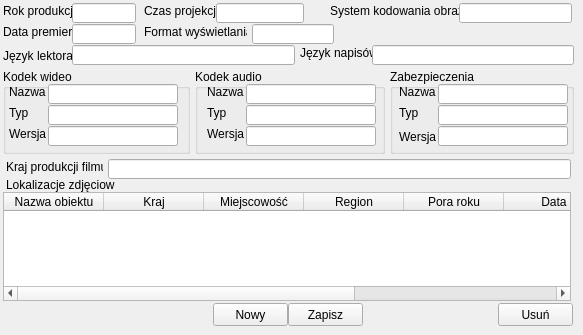
    <widget class="QWidget" name="IOF">
     <attribute name="title">
      <string>Info o filmie</string>
     </attribute>
     <widget class="QLabel" name="label_24">
      <property name="geometry">
       <rect>
        <x>3</x>
        <y>3</y>
        <width>73</width>
        <height>16</height>
       </rect>
      </property>
      <property name="text">
       <string>Rok produkcji</string>
      </property>
     </widget>
     <widget class="QLineEdit" name="lineEdit_RokProd">
      <property name="geometry">
       <rect>
        <x>72</x>
        <y>3</y>
        <width>64</width>
        <height>20</height>
       </rect>
      </property>
     </widget>
     <widget class="QLabel" name="label_25">
      <property name="geometry">
       <rect>
        <x>144</x>
        <y>3</y>
        <width>73</width>
        <height>16</height>
       </rect>
      </property>
      <property name="text">
       <string>Czas projekcji</string>
      </property>
     </widget>
     <widget class="QLineEdit" name="lineEdit_CzasProj">
      <property name="geometry">
       <rect>
        <x>216</x>
        <y>3</y>
        <width>88</width>
        <height>20</height>
       </rect>
      </property>
     </widget>
     <widget class="QLabel" name="label_26">
      <property name="geometry">
       <rect>
        <x>330</x>
        <y>3</y>
        <width>130</width>
        <height>16</height>
       </rect>
      </property>
      <property name="text">
       <string>System kodowania obrazu</string>
      </property>
     </widget>
     <widget class="QLineEdit" name="lineEdit_SysKodObr">
      <property name="geometry">
       <rect>
        <x>459</x>
        <y>3</y>
        <width>113</width>
        <height>20</height>
       </rect>
      </property>
     </widget>
     <widget class="QLabel" name="label_27">
      <property name="geometry">
       <rect>
        <x>3</x>
        <y>24</y>
        <width>73</width>
        <height>16</height>
       </rect>
      </property>
      <property name="text">
       <string>Data premiery</string>
      </property>
     </widget>
     <widget class="QLineEdit" name="lineEdit_DataPrem">
      <property name="geometry">
       <rect>
        <x>72</x>
        <y>24</y>
        <width>64</width>
        <height>20</height>
       </rect>
      </property>
     </widget>
     <widget class="QLabel" name="label_28">
      <property name="geometry">
       <rect>
        <x>144</x>
        <y>24</y>
        <width>103</width>
        <height>16</height>
       </rect>
      </property>
      <property name="text">
       <string>Format wyświetlania</string>
      </property>
     </widget>
     <widget class="QLineEdit" name="lineEdit_FormWysw">
      <property name="geometry">
       <rect>
        <x>252</x>
        <y>24</y>
        <width>82</width>
        <height>20</height>
       </rect>
      </property>
     </widget>
     <widget class="QLabel" name="label_29">
      <property name="geometry">
       <rect>
        <x>3</x>
        <y>48</y>
        <width>70</width>
        <height>16</height>
       </rect>
      </property>
      <property name="text">
       <string>Język lektora</string>
      </property>
     </widget>
     <widget class="QLineEdit" name="lineEdit_JezLekt">
      <property name="geometry">
       <rect>
        <x>72</x>
        <y>45</y>
        <width>223</width>
        <height>20</height>
       </rect>
      </property>
     </widget>
     <widget class="QLabel" name="label_30">
      <property name="geometry">
       <rect>
        <x>300</x>
        <y>45</y>
        <width>79</width>
        <height>16</height>
       </rect>
      </property>
      <property name="text">
       <string>Język napisów</string>
      </property>
     </widget>
     <widget class="QLineEdit" name="lineEdit_JezNap">
      <property name="geometry">
       <rect>
        <x>372</x>
        <y>45</y>
        <width>202</width>
        <height>20</height>
       </rect>
      </property>
     </widget>
     <widget class="QGroupBox" name="groupBox_3">
      <property name="geometry">
       <rect>
        <x>3</x>
        <y>69</y>
        <width>187</width>
        <height>85</height>
       </rect>
      </property>
      <property name="title">
       <string>Kodek wideo</string>
      </property>
      <widget class="QLabel" name="label_31">
       <property name="geometry">
        <rect>
         <x>6</x>
         <y>15</y>
         <width>37</width>
         <height>16</height>
        </rect>
       </property>
       <property name="text">
        <string>Nazwa</string>
       </property>
      </widget>
      <widget class="QLineEdit" name="lineEdit_KodVidNazwa">
       <property name="geometry">
        <rect>
         <x>45</x>
         <y>15</y>
         <width>130</width>
         <height>20</height>
        </rect>
       </property>
      </widget>
      <widget class="QLabel" name="label_32">
       <property name="geometry">
        <rect>
         <x>6</x>
         <y>36</y>
         <width>31</width>
         <height>16</height>
        </rect>
       </property>
       <property name="text">
        <string>Typ</string>
       </property>
      </widget>
      <widget class="QLineEdit" name="lineEdit_KodVidTyp">
       <property name="geometry">
        <rect>
         <x>45</x>
         <y>36</y>
         <width>130</width>
         <height>20</height>
        </rect>
       </property>
      </widget>
      <widget class="QLabel" name="label_33">
       <property name="geometry">
        <rect>
         <x>6</x>
         <y>57</y>
         <width>37</width>
         <height>16</height>
        </rect>
       </property>
       <property name="text">
        <string>Wersja</string>
       </property>
      </widget>
      <widget class="QLineEdit" name="lineEdit_KodVidWersja">
       <property name="geometry">
        <rect>
         <x>45</x>
         <y>57</y>
         <width>130</width>
         <height>20</height>
        </rect>
       </property>
      </widget>
     </widget>
     <widget class="QGroupBox" name="groupBox_4">
      <property name="geometry">
       <rect>
        <x>195</x>
        <y>69</y>
        <width>190</width>
        <height>85</height>
       </rect>
      </property>
      <property name="title">
       <string>Kodek audio</string>
      </property>
      <widget class="QLabel" name="label_34">
       <property name="geometry">
        <rect>
         <x>12</x>
         <y>15</y>
         <width>37</width>
         <height>16</height>
        </rect>
       </property>
       <property name="text">
        <string>Nazwa</string>
       </property>
      </widget>
      <widget class="QLabel" name="label_35">
       <property name="geometry">
        <rect>
         <x>12</x>
         <y>36</y>
         <width>31</width>
         <height>16</height>
        </rect>
       </property>
       <property name="text">
        <string>Typ</string>
       </property>
      </widget>
      <widget class="QLabel" name="label_36">
       <property name="geometry">
        <rect>
         <x>12</x>
         <y>57</y>
         <width>37</width>
         <height>16</height>
        </rect>
       </property>
       <property name="text">
        <string>Wersja</string>
       </property>
      </widget>
      <widget class="QLineEdit" name="lineEdit_KodAudNazwa">
       <property name="geometry">
        <rect>
         <x>51</x>
         <y>15</y>
         <width>130</width>
         <height>20</height>
        </rect>
       </property>
      </widget>
      <widget class="QLineEdit" name="lineEdit_KodAudTyp">
       <property name="geometry">
        <rect>
         <x>51</x>
         <y>36</y>
         <width>130</width>
         <height>20</height>
        </rect>
       </property>
      </widget>
      <widget class="QLineEdit" name="lineEdit_KodAudWersja">
       <property name="geometry">
        <rect>
         <x>51</x>
         <y>57</y>
         <width>130</width>
         <height>20</height>
        </rect>
       </property>
      </widget>
     </widget>
     <widget class="QGroupBox" name="groupBox_5">
      <property name="geometry">
       <rect>
        <x>390</x>
        <y>69</y>
        <width>184</width>
        <height>85</height>
       </rect>
      </property>
      <property name="title">
       <string>Zabezpieczenia</string>
      </property>
      <widget class="QLabel" name="label_37">
       <property name="geometry">
        <rect>
         <x>9</x>
         <y>15</y>
         <width>37</width>
         <height>16</height>
        </rect>
       </property>
       <property name="text">
        <string>Nazwa</string>
       </property>
      </widget>
      <widget class="QLineEdit" name="lineEdit_ZabNazwa">
       <property name="geometry">
        <rect>
         <x>48</x>
         <y>15</y>
         <width>130</width>
         <height>20</height>
        </rect>
       </property>
      </widget>
      <widget class="QLabel" name="label_38">
       <property name="geometry">
        <rect>
         <x>9</x>
         <y>36</y>
         <width>31</width>
         <height>16</height>
        </rect>
       </property>
       <property name="text">
        <string>Typ</string>
       </property>
      </widget>
      <widget class="QLineEdit" name="lineEdit_ZabTyp">
       <property name="geometry">
        <rect>
         <x>48</x>
         <y>36</y>
         <width>130</width>
         <height>20</height>
        </rect>
       </property>
      </widget>
      <widget class="QLabel" name="label_39">
       <property name="geometry">
        <rect>
         <x>9</x>
         <y>60</y>
         <width>37</width>
         <height>16</height>
        </rect>
       </property>
       <property name="text">
        <string>Wersja</string>
       </property>
      </widget>
      <widget class="QLineEdit" name="lineEdit_ZabWersja">
       <property name="geometry">
        <rect>
         <x>48</x>
         <y>57</y>
         <width>130</width>
         <height>20</height>
        </rect>
       </property>
      </widget>
     </widget>
     <widget class="QLabel" name="label_40">
      <property name="geometry">
       <rect>
        <x>6</x>
        <y>159</y>
        <width>97</width>
        <height>16</height>
       </rect>
      </property>
      <property name="text">
       <string>Kraj produkcji filmu</string>
      </property>
     </widget>
     <widget class="QLineEdit" name="lineEdit_KrajProd">
      <property name="geometry">
       <rect>
        <x>108</x>
        <y>159</y>
        <width>463</width>
        <height>20</height>
       </rect>
      </property>
     </widget>
     <widget class="QTableWidget" name="tableWidget_IOF_LZ">
      <property name="geometry">
       <rect>
        <x>3</x>
        <y>192</y>
        <width>568</width>
        <height>109</height>
       </rect>
      </property>
      <property name="editTriggers">
       <set>QAbstractItemView::DoubleClicked</set>
      </property>
      <property name="tabKeyNavigation">
       <bool>false</bool>
      </property>
      <property name="showDropIndicator" stdset="0">
       <bool>false</bool>
      </property>
      <property name="dragDropOverwriteMode">
       <bool>false</bool>
      </property>
      <property name="selectionBehavior">
       <enum>QAbstractItemView::SelectRows</enum>
      </property>
      <column>
       <property name="text">
        <string>Nazwa obiektu</string>
       </property>
      </column>
      <column>
       <property name="text">
        <string>Kraj</string>
       </property>
      </column>
      <column>
       <property name="text">
        <string>Miejscowość</string>
       </property>
      </column>
      <column>
       <property name="text">
        <string>Region</string>
       </property>
      </column>
      <column>
       <property name="text">
        <string>Pora roku</string>
       </property>
      </column>
      <column>
       <property name="text">
        <string>Data</string>
       </property>
      </column>
      <column>
       <property name="text">
        <string>ID</string>
       </property>
      </column>
      <column>
       <property name="text">
        <string>IDPDB</string>
       </property>
      </column>
     </widget>
     <widget class="QLabel" name="label_41">
      <property name="geometry">
       <rect>
        <x>6</x>
        <y>177</y>
        <width>109</width>
        <height>16</height>
       </rect>
      </property>
      <property name="text">
       <string>Lokalizacje zdjęciowe</string>
      </property>
     </widget>
     <widget class="QPushButton" name="pushButton_LZSave">
      <property name="geometry">
       <rect>
        <x>288</x>
        <y>303</y>
        <width>75</width>
        <height>23</height>
       </rect>
      </property>
      <property name="text">
       <string>Zapisz</string>
      </property>
     </widget>
     <widget class="QPushButton" name="pushButton_LZDel">
      <property name="geometry">
       <rect>
        <x>498</x>
        <y>303</y>
        <width>75</width>
        <height>23</height>
       </rect>
      </property>
      <property name="text">
       <string>Usuń</string>
      </property>
     </widget>
     <widget class="QPushButton" name="pushButton_LZ_New">
      <property name="geometry">
       <rect>
        <x>213</x>
        <y>303</y>
        <width>75</width>
        <height>23</height>
       </rect>
      </property>
      <property name="text">
       <string>Nowy</string>
      </property>
     </widget>
    </widget>
